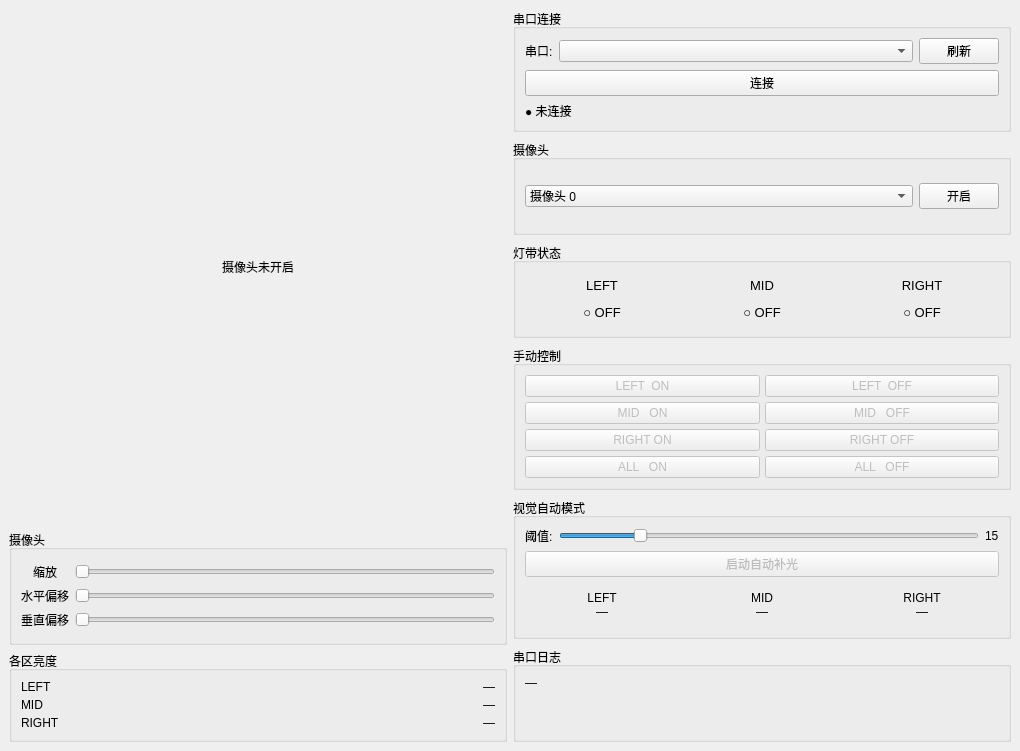
<?xml version="1.0" encoding="UTF-8"?>
<ui version="4.0">
 <class>MainWindow</class>
 <widget class="QMainWindow" name="MainWindow">
  <property name="geometry">
   <rect>
    <x>0</x>
    <y>0</y>
    <width>1020</width>
    <height>751</height>
   </rect>
  </property>
  <property name="minimumSize">
   <size>
    <width>1020</width>
    <height>680</height>
   </size>
  </property>
  <property name="windowTitle">
   <string>SmartLight V2 — 自适应防阴影照明</string>
  </property>
  <widget class="QWidget" name="centralwidget">
   <layout class="QGridLayout" name="gridLayout_4">
    <item row="0" column="0">
     <layout class="QGridLayout" name="gridLayout_3">
      <item row="0" column="0">
       <widget class="QLabel" name="video_label">
        <property name="sizePolicy">
         <sizepolicy hsizetype="Expanding" vsizetype="Expanding">
          <horstretch>0</horstretch>
          <verstretch>1</verstretch>
         </sizepolicy>
        </property>
        <property name="maximumSize">
         <size>
          <width>8000000</width>
          <height>16777215</height>
         </size>
        </property>
        <property name="text">
         <string>摄像头未开启</string>
        </property>
        <property name="alignment">
         <set>Qt::AlignmentFlag::AlignCenter</set>
        </property>
       </widget>
      </item>
      <item row="0" column="1" rowspan="2">
       <layout class="QVBoxLayout" name="right_v">
        <property name="spacing">
         <number>8</number>
        </property>
        <item>
         <widget class="QGroupBox" name="conn_grp">
          <property name="title">
           <string>串口连接</string>
          </property>
          <layout class="QVBoxLayout" name="conn_v">
           <item>
            <layout class="QHBoxLayout" name="port_h">
             <item>
              <widget class="QLabel" name="port_label">
               <property name="text">
                <string>串口:</string>
               </property>
              </widget>
             </item>
             <item>
              <widget class="QComboBox" name="port_combo">
               <property name="sizePolicy">
                <sizepolicy hsizetype="Expanding" vsizetype="Fixed">
                 <horstretch>0</horstretch>
                 <verstretch>0</verstretch>
                </sizepolicy>
               </property>
              </widget>
             </item>
             <item>
              <widget class="QPushButton" name="btn_refresh">
               <property name="text">
                <string>刷新</string>
               </property>
              </widget>
             </item>
            </layout>
           </item>
           <item>
            <widget class="QPushButton" name="btn_connect">
             <property name="text">
              <string>连接</string>
             </property>
            </widget>
           </item>
           <item>
            <widget class="QLabel" name="conn_status">
             <property name="text">
              <string>● 未连接</string>
             </property>
            </widget>
           </item>
          </layout>
         </widget>
        </item>
        <item>
         <widget class="QGroupBox" name="cam_grp">
          <property name="title">
           <string>摄像头</string>
          </property>
          <layout class="QVBoxLayout" name="cam_v">
           <item>
            <layout class="QHBoxLayout" name="cam_h">
             <item>
              <widget class="QComboBox" name="cam_combo">
               <property name="sizePolicy">
                <sizepolicy hsizetype="Expanding" vsizetype="Fixed">
                 <horstretch>0</horstretch>
                 <verstretch>0</verstretch>
                </sizepolicy>
               </property>
               <item>
                <property name="text">
                 <string>摄像头 0</string>
                </property>
               </item>
               <item>
                <property name="text">
                 <string>摄像头 1</string>
                </property>
               </item>
               <item>
                <property name="text">
                 <string>摄像头 2</string>
                </property>
               </item>
               <item>
                <property name="text">
                 <string>摄像头 3</string>
                </property>
               </item>
              </widget>
             </item>
             <item>
              <widget class="QPushButton" name="btn_cam">
               <property name="text">
                <string>开启</string>
               </property>
              </widget>
             </item>
            </layout>
           </item>
          </layout>
         </widget>
        </item>
        <item>
         <widget class="QGroupBox" name="led_grp">
          <property name="title">
           <string>灯带状态</string>
          </property>
          <layout class="QHBoxLayout" name="led_h">
           <property name="spacing">
            <number>6</number>
           </property>
           <item>
            <widget class="QLabel" name="ind_left">
             <property name="minimumSize">
              <size>
               <width>100</width>
               <height>50</height>
              </size>
             </property>
             <property name="text">
              <string>&lt;html&gt;&lt;head/&gt;&lt;body&gt;&lt;p&gt;&lt;span style=&quot; font-size:10pt;&quot;&gt;LEFT&lt;/span&gt;&lt;/p&gt;&lt;p&gt;&lt;span style=&quot; font-size:10pt;&quot;&gt;○ OFF&lt;/span&gt;&lt;/p&gt;&lt;/body&gt;&lt;/html&gt;</string>
             </property>
             <property name="alignment">
              <set>Qt::AlignmentFlag::AlignCenter</set>
             </property>
            </widget>
           </item>
           <item>
            <widget class="QLabel" name="ind_mid">
             <property name="minimumSize">
              <size>
               <width>100</width>
               <height>50</height>
              </size>
             </property>
             <property name="text">
              <string>&lt;html&gt;&lt;head/&gt;&lt;body&gt;&lt;p&gt;&lt;span style=&quot; font-size:10pt;&quot;&gt;MID&lt;/span&gt;&lt;/p&gt;&lt;p&gt;&lt;span style=&quot; font-size:10pt;&quot;&gt;○ OFF&lt;/span&gt;&lt;/p&gt;&lt;/body&gt;&lt;/html&gt;</string>
             </property>
             <property name="alignment">
              <set>Qt::AlignmentFlag::AlignCenter</set>
             </property>
            </widget>
           </item>
           <item>
            <widget class="QLabel" name="ind_right">
             <property name="minimumSize">
              <size>
               <width>100</width>
               <height>50</height>
              </size>
             </property>
             <property name="text">
              <string>&lt;html&gt;&lt;head/&gt;&lt;body&gt;&lt;p&gt;&lt;span style=&quot; font-size:10pt;&quot;&gt;RIGHT&lt;/span&gt;&lt;/p&gt;&lt;p&gt;&lt;span style=&quot; font-size:10pt;&quot;&gt;○ OFF&lt;/span&gt;&lt;/p&gt;&lt;/body&gt;&lt;/html&gt;</string>
             </property>
             <property name="alignment">
              <set>Qt::AlignmentFlag::AlignCenter</set>
             </property>
            </widget>
           </item>
          </layout>
         </widget>
        </item>
        <item>
         <widget class="QGroupBox" name="manual_grp">
          <property name="title">
           <string>手动控制</string>
          </property>
          <layout class="QGridLayout" name="manual_g">
           <property name="spacing">
            <number>5</number>
           </property>
           <item row="0" column="0">
            <widget class="QPushButton" name="btn_left_on">
             <property name="enabled">
              <bool>false</bool>
             </property>
             <property name="text">
              <string>LEFT  ON</string>
             </property>
            </widget>
           </item>
           <item row="0" column="1">
            <widget class="QPushButton" name="btn_left_off">
             <property name="enabled">
              <bool>false</bool>
             </property>
             <property name="text">
              <string>LEFT  OFF</string>
             </property>
            </widget>
           </item>
           <item row="1" column="0">
            <widget class="QPushButton" name="btn_mid_on">
             <property name="enabled">
              <bool>false</bool>
             </property>
             <property name="text">
              <string>MID   ON</string>
             </property>
            </widget>
           </item>
           <item row="1" column="1">
            <widget class="QPushButton" name="btn_mid_off">
             <property name="enabled">
              <bool>false</bool>
             </property>
             <property name="text">
              <string>MID   OFF</string>
             </property>
            </widget>
           </item>
           <item row="2" column="0">
            <widget class="QPushButton" name="btn_right_on">
             <property name="enabled">
              <bool>false</bool>
             </property>
             <property name="text">
              <string>RIGHT ON</string>
             </property>
            </widget>
           </item>
           <item row="2" column="1">
            <widget class="QPushButton" name="btn_right_off">
             <property name="enabled">
              <bool>false</bool>
             </property>
             <property name="text">
              <string>RIGHT OFF</string>
             </property>
            </widget>
           </item>
           <item row="3" column="0">
            <widget class="QPushButton" name="btn_all_on">
             <property name="enabled">
              <bool>false</bool>
             </property>
             <property name="text">
              <string>ALL   ON</string>
             </property>
            </widget>
           </item>
           <item row="3" column="1">
            <widget class="QPushButton" name="btn_all_off">
             <property name="enabled">
              <bool>false</bool>
             </property>
             <property name="text">
              <string>ALL   OFF</string>
             </property>
            </widget>
           </item>
          </layout>
         </widget>
        </item>
        <item>
         <widget class="QGroupBox" name="auto_grp">
          <property name="title">
           <string>视觉自动模式</string>
          </property>
          <layout class="QVBoxLayout" name="auto_v">
           <item>
            <layout class="QHBoxLayout" name="thr_h">
             <item>
              <widget class="QLabel" name="thr_label">
               <property name="text">
                <string>阈值:</string>
               </property>
              </widget>
             </item>
             <item>
              <widget class="QSlider" name="thr_slider">
               <property name="sizePolicy">
                <sizepolicy hsizetype="Expanding" vsizetype="Fixed">
                 <horstretch>0</horstretch>
                 <verstretch>0</verstretch>
                </sizepolicy>
               </property>
               <property name="minimum">
                <number>5</number>
               </property>
               <property name="maximum">
                <number>60</number>
               </property>
               <property name="value">
                <number>15</number>
               </property>
               <property name="orientation">
                <enum>Qt::Orientation::Horizontal</enum>
               </property>
              </widget>
             </item>
             <item>
              <widget class="QLabel" name="thr_val_lbl">
               <property name="text">
                <string>15</string>
               </property>
              </widget>
             </item>
            </layout>
           </item>
           <item>
            <widget class="QPushButton" name="btn_auto">
             <property name="enabled">
              <bool>false</bool>
             </property>
             <property name="text">
              <string>启动自动补光</string>
             </property>
             <property name="checkable">
              <bool>true</bool>
             </property>
            </widget>
           </item>
           <item>
            <layout class="QHBoxLayout" name="dec_h">
             <item>
              <widget class="QLabel" name="dec_left">
               <property name="minimumSize">
                <size>
                 <width>80</width>
                 <height>44</height>
                </size>
               </property>
               <property name="text">
                <string>LEFT
—</string>
               </property>
               <property name="alignment">
                <set>Qt::AlignmentFlag::AlignCenter</set>
               </property>
              </widget>
             </item>
             <item>
              <widget class="QLabel" name="dec_mid">
               <property name="minimumSize">
                <size>
                 <width>80</width>
                 <height>44</height>
                </size>
               </property>
               <property name="text">
                <string>MID
—</string>
               </property>
               <property name="alignment">
                <set>Qt::AlignmentFlag::AlignCenter</set>
               </property>
              </widget>
             </item>
             <item>
              <widget class="QLabel" name="dec_right">
               <property name="minimumSize">
                <size>
                 <width>80</width>
                 <height>44</height>
                </size>
               </property>
               <property name="text">
                <string>RIGHT
—</string>
               </property>
               <property name="alignment">
                <set>Qt::AlignmentFlag::AlignCenter</set>
               </property>
              </widget>
             </item>
            </layout>
           </item>
          </layout>
         </widget>
        </item>
        <item>
         <widget class="QGroupBox" name="log_grp">
          <property name="title">
           <string>串口日志</string>
          </property>
          <layout class="QVBoxLayout" name="log_v">
           <item>
            <widget class="QLabel" name="log_label">
             <property name="text">
              <string>—</string>
             </property>
             <property name="alignment">
              <set>Qt::AlignmentFlag::AlignLeading|Qt::AlignmentFlag::AlignLeft|Qt::AlignmentFlag::AlignTop</set>
             </property>
             <property name="wordWrap">
              <bool>true</bool>
             </property>
            </widget>
           </item>
          </layout>
         </widget>
        </item>
       </layout>
      </item>
      <item row="1" column="0">
       <layout class="QVBoxLayout" name="verticalLayout">
        <item>
         <widget class="QGroupBox" name="groupBox">
          <property name="sizePolicy">
           <sizepolicy hsizetype="Minimum" vsizetype="Minimum">
            <horstretch>0</horstretch>
            <verstretch>0</verstretch>
           </sizepolicy>
          </property>
          <property name="minimumSize">
           <size>
            <width>391</width>
            <height>115</height>
           </size>
          </property>
          <property name="title">
           <string>摄像头</string>
          </property>
          <layout class="QGridLayout" name="gridLayout_2">
           <item row="0" column="0">
            <layout class="QGridLayout" name="gridLayout">
             <item row="1" column="0" colspan="2">
              <widget class="QLabel" name="label_2">
               <property name="text">
                <string>水平偏移</string>
               </property>
              </widget>
             </item>
             <item row="1" column="2">
              <widget class="QSlider" name="horizontalSlider_2">
               <property name="orientation">
                <enum>Qt::Orientation::Horizontal</enum>
               </property>
              </widget>
             </item>
             <item row="2" column="0" colspan="2">
              <widget class="QLabel" name="label_3">
               <property name="text">
                <string>垂直偏移</string>
               </property>
              </widget>
             </item>
             <item row="2" column="2">
              <widget class="QSlider" name="horizontalSlider_3">
               <property name="orientation">
                <enum>Qt::Orientation::Horizontal</enum>
               </property>
              </widget>
             </item>
             <item row="0" column="2">
              <widget class="QSlider" name="horizontalSlider">
               <property name="orientation">
                <enum>Qt::Orientation::Horizontal</enum>
               </property>
              </widget>
             </item>
             <item row="0" column="0" colspan="2">
              <widget class="QLabel" name="label">
               <property name="text">
                <string>&lt;html&gt;&lt;head/&gt;&lt;body&gt;&lt;p align=&quot;center&quot;&gt;缩放&lt;/p&gt;&lt;/body&gt;&lt;/html&gt;</string>
               </property>
              </widget>
             </item>
            </layout>
           </item>
          </layout>
         </widget>
        </item>
        <item>
         <widget class="QGroupBox" name="bright_grp">
          <property name="title">
           <string>各区亮度</string>
          </property>
          <layout class="QGridLayout" name="bright_grid">
           <property name="spacing">
            <number>4</number>
           </property>
           <item row="0" column="0">
            <widget class="QLabel" name="bright_name_left">
             <property name="text">
              <string>LEFT</string>
             </property>
            </widget>
           </item>
           <item row="0" column="1">
            <widget class="QLabel" name="bright_bar_left">
             <property name="text">
              <string/>
             </property>
             <property name="fixedHeight" stdset="0">
              <number>14</number>
             </property>
            </widget>
           </item>
           <item row="0" column="2">
            <widget class="QLabel" name="bright_val_left">
             <property name="text">
              <string>—</string>
             </property>
             <property name="alignment">
              <set>Qt::AlignmentFlag::AlignRight|Qt::AlignmentFlag::AlignTrailing|Qt::AlignmentFlag::AlignVCenter</set>
             </property>
            </widget>
           </item>
           <item row="1" column="0">
            <widget class="QLabel" name="bright_name_mid">
             <property name="text">
              <string>MID</string>
             </property>
            </widget>
           </item>
           <item row="1" column="1">
            <widget class="QLabel" name="bright_bar_mid">
             <property name="text">
              <string/>
             </property>
             <property name="fixedHeight" stdset="0">
              <number>14</number>
             </property>
            </widget>
           </item>
           <item row="1" column="2">
            <widget class="QLabel" name="bright_val_mid">
             <property name="text">
              <string>—</string>
             </property>
             <property name="alignment">
              <set>Qt::AlignmentFlag::AlignRight|Qt::AlignmentFlag::AlignTrailing|Qt::AlignmentFlag::AlignVCenter</set>
             </property>
            </widget>
           </item>
           <item row="2" column="0">
            <widget class="QLabel" name="bright_name_right">
             <property name="text">
              <string>RIGHT</string>
             </property>
            </widget>
           </item>
           <item row="2" column="1">
            <widget class="QLabel" name="bright_bar_right">
             <property name="text">
              <string/>
             </property>
             <property name="fixedHeight" stdset="0">
              <number>14</number>
             </property>
            </widget>
           </item>
           <item row="2" column="2">
            <widget class="QLabel" name="bright_val_right">
             <property name="text">
              <string>—</string>
             </property>
             <property name="alignment">
              <set>Qt::AlignmentFlag::AlignRight|Qt::AlignmentFlag::AlignTrailing|Qt::AlignmentFlag::AlignVCenter</set>
             </property>
            </widget>
           </item>
          </layout>
         </widget>
        </item>
       </layout>
      </item>
     </layout>
    </item>
   </layout>
  </widget>
 </widget>
 <resources/>
 <connections/>
</ui>
